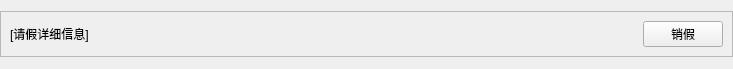
<?xml version="1.0" encoding="UTF-8"?>
<ui version="4.0">
 <class>LeaveRecord</class>
 <widget class="QWidget" name="LeaveRecord">
  <property name="geometry">
   <rect>
    <x>0</x>
    <y>0</y>
    <width>733</width>
    <height>69</height>
   </rect>
  </property>
  <property name="windowTitle">
   <string>Form</string>
  </property>
  <layout class="QVBoxLayout" name="verticalLayout">
   <property name="spacing">
    <number>0</number>
   </property>
   <property name="leftMargin">
    <number>0</number>
   </property>
   <property name="topMargin">
    <number>0</number>
   </property>
   <property name="rightMargin">
    <number>0</number>
   </property>
   <property name="bottomMargin">
    <number>0</number>
   </property>
   <item>
    <widget class="QFrame" name="CardFrame">
     <property name="sizePolicy">
      <sizepolicy hsizetype="Expanding" vsizetype="Fixed">
       <horstretch>0</horstretch>
       <verstretch>0</verstretch>
      </sizepolicy>
     </property>
     <property name="styleSheet">
      <string notr="true"/>
     </property>
     <property name="frameShape">
      <enum>QFrame::StyledPanel</enum>
     </property>
     <property name="frameShadow">
      <enum>QFrame::Raised</enum>
     </property>
     <property name="class" stdset="0">
      <string>cardFrame</string>
     </property>
     <layout class="QHBoxLayout" name="horizontalLayout">
      <property name="spacing">
       <number>6</number>
      </property>
      <property name="leftMargin">
       <number>9</number>
      </property>
      <property name="topMargin">
       <number>9</number>
      </property>
      <property name="rightMargin">
       <number>9</number>
      </property>
      <property name="bottomMargin">
       <number>9</number>
      </property>
      <item>
       <widget class="QLabel" name="LeaveMsg">
        <property name="text">
         <string>[请假详细信息]</string>
        </property>
       </widget>
      </item>
      <item>
       <spacer name="horizontalSpacer">
        <property name="orientation">
         <enum>Qt::Horizontal</enum>
        </property>
        <property name="sizeHint" stdset="0">
         <size>
          <width>505</width>
          <height>20</height>
         </size>
        </property>
       </spacer>
      </item>
      <item>
       <widget class="QPushButton" name="CancelBtn">
        <property name="text">
         <string>销假</string>
        </property>
       </widget>
      </item>
     </layout>
    </widget>
   </item>
  </layout>
 </widget>
 <resources/>
 <connections/>
</ui>
